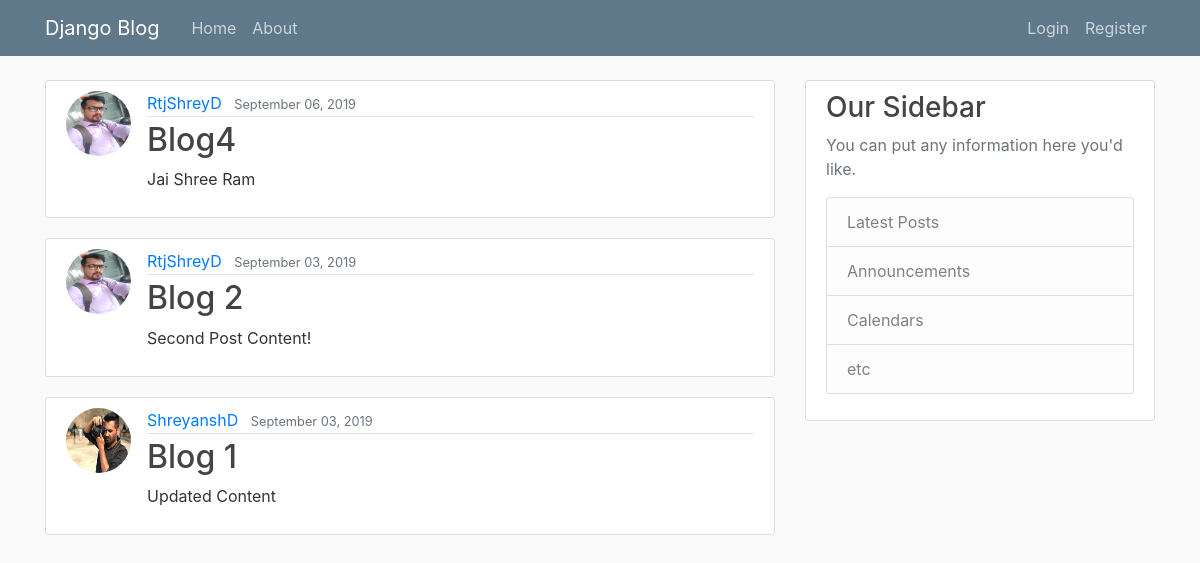
/, run on an earlier commit of the app's database.
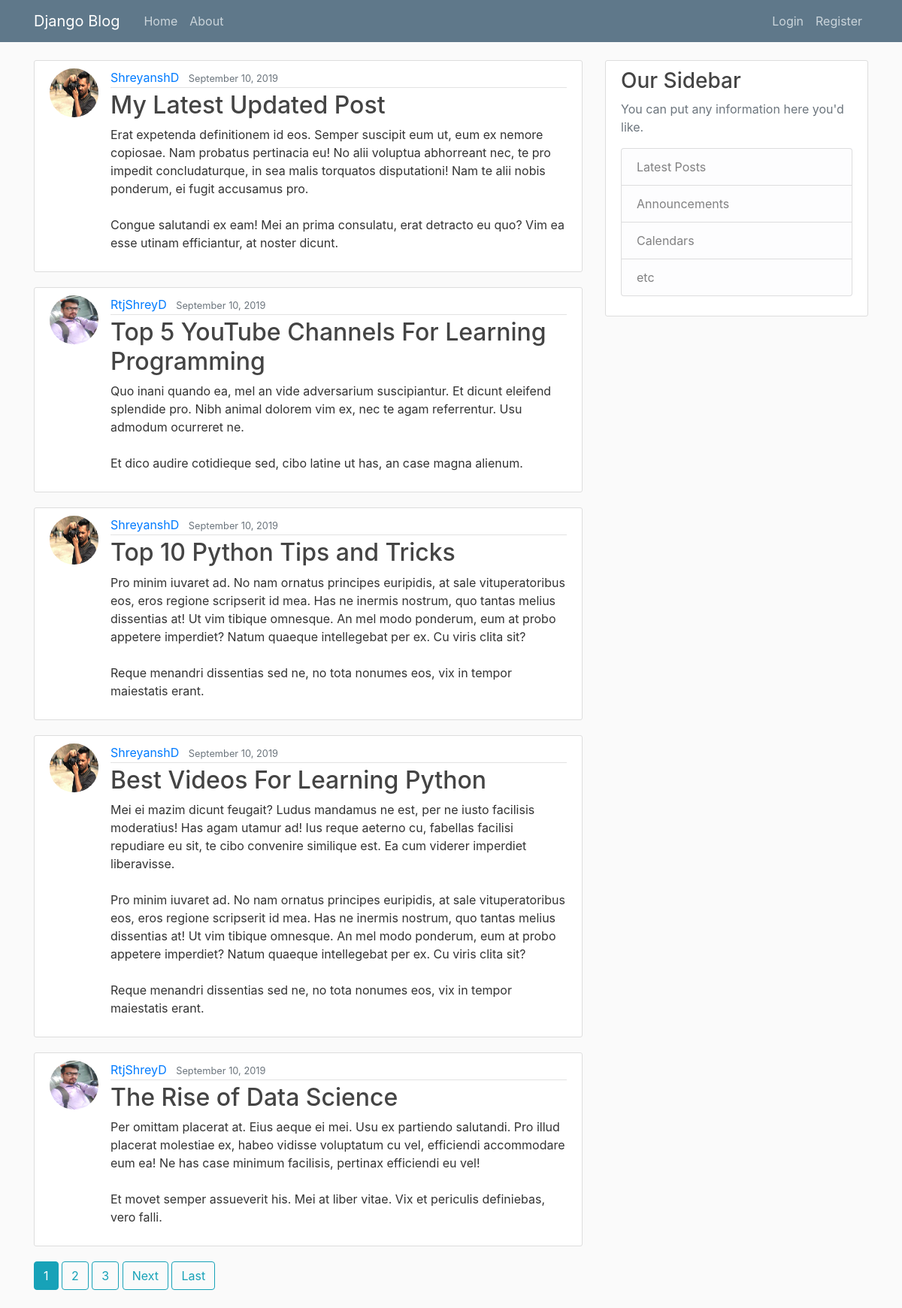
And on a later commit of the database.
### blog/models.py (models this page shows, shortened)
class Post(models.Model):
    title = models.CharField(max_length=100)
    content = models.TextField()
    date_posted = models.DateTimeField(default=timezone.now) #if date is not added by user posting then it will take current default date
    author = models.ForeignKey(User, on_delete=models.CASCADE) #on_delete=....here is specifying if the user is deleted then delete the posts too

### users/models.py (models this page shows, shortened)
class Profile(models.Model):
    user = models.OneToOneField(User, on_delete=models.CASCADE) # CASCADE--> if user deleted delete profile too, if profile deleted do not delete user
    image = models.ImageField(default = 'default.jpg', upload_to='profile_pics')

### blog/views.py (the view)
# urls.py: path('', PostListView.as_view(), name = 'blog-home'),
class PostListView(ListView):
    model = Post
    template_name = 'blog/home.html'
    context_object_name = 'posts'
    ordering = ['-date_posted']
    paginate_by = 5

### blog/templates/blog/home.html (shortened to what this page needs)
{% extends "blog/base.html" %}
{% block content %}
    {% for post in posts %}
        <article class="media content-section">
            <img class = "rounded-circle article-img" src = "{{ post.author.profile.image.url }}">
            <div class="media-body">
                <div class="article-metadata">
                    <a class="mr-2" href="#">{{ post.author }}</a>
                    <small class="text-muted">{{ post.date_posted | date:"F d, Y" }}</small>
                </div>
                <h2><a class="article-title" href="{% url 'post-detail' post.id %}">{{ post.title }}</a></h2>
                <p class="article-content">{{ post.content }}</p>
            </div>
        </article>
    {% endfor %}
    {% if is_paginated %}
      {% for num in page_obj.paginator.page_range %}
        {% if page_obj.number == num %}
          <a class="btn btn-info mb-4" href="?page={{ num }}">{{ num }}</a>
        {% elif num > page_obj.number|add:'-3' and num < page_obj.number|add:'3' %}
          <a class="btn btn-outline-info mb-4" href="?page={{ num }}">{{ num }}</a>
        {% endif %}
      {% endfor %}
      {% if page_obj.has_next %}
        <a class="btn btn-outline-info mb-4" href="?page={{ page_obj.next_page_number }}">Next</a>
        <a class="btn btn-outline-info mb-4" href="?page={{ page_obj.paginator.num_pages }}">Last</a>
      {% endif %}
    {% endif %}
{% endblock content %}

What changed in the data, as far as the page shows it:
no longer on this page (row edited): Post: author.profile.image (picture), author "RtjShreyD", date_posted "September 06, 2019", title "Blog4", content "Jai Shree Ram"
no longer on this page (row unchanged): Post: author.profile.image (picture), author "RtjShreyD", date_posted "September 03, 2019", title "Blog 2", content "Second Post Content!"
no longer on this page (row unchanged): Post: author.profile.image (picture), author "ShreyanshD", date_posted "September 03, 2019", title "Blog 1", content "Updated Content"
added Post: author.profile.image (picture), author "ShreyanshD", date_posted "September 10, 2019", title "My Latest Updated Post", content "Erat expetenda definitionem id eos. Semper suscipit eum ut, eum ex nemore copiosae. Nam probatus pertinacia eu! No alii voluptua abhorreant nec, te pro impedit concludaturque, in sea malis torquatos disputationi! Nam te alii nobis ponderum, ei fugit accusamus pro. Congue salutandi ex eam! Mei an prima consulatu, erat detracto eu quo? Vim ea esse utinam efficiantur, at noster dicunt."
added Post: author.profile.image (picture), author "RtjShreyD", date_posted "September 10, 2019", title "Top 5 YouTube Channels For Learning Programming", content "Quo inani quando ea, mel an vide adversarium suscipiantur. Et dicunt eleifend splendide pro. Nibh animal dolorem vim ex, nec te agam referrentur. Usu admodum ocurreret ne. Et dico audire cotidieque sed, cibo latine ut has, an case magna alienum."
added Post: author.profile.image (picture), author "ShreyanshD", date_posted "September 10, 2019", title "Top 10 Python Tips and Tricks", content "Pro minim iuvaret ad. No nam ornatus principes euripidis, at sale vituperatoribus eos, eros regione scripserit id mea. Has ne inermis nostrum, quo tantas melius dissentias at! Ut vim tibique omnesque. An mel modo ponderum, eum at probo appetere imperdiet? Natum quaeque intellegebat per ex. Cu viris clita sit? Reque menandri dissentias sed ne, no tota nonumes eos, vix in tempor maiestatis erant."
added Post: author.profile.image (picture), author "ShreyanshD", date_posted "September 10, 2019", title "Best Videos For Learning Python", content "Mei ei mazim dicunt feugait? Ludus mandamus ne est, per ne iusto facilisis moderatius! Has agam utamur ad! Ius reque aeterno cu, fabellas facilisi repudiare eu sit, te cibo convenire similique est. Ea cum viderer imperdiet liberavisse. Pro minim iuvaret ad. No nam ornatus principes euripidis, at sale vituperatoribus eos, eros regione scripserit id mea. Has ne inermis nostrum, quo tantas melius dissentias at! Ut vim tibique omnesque. An mel modo ponderum, eum at probo appetere imperdiet? Natum quaeque intellegebat per ex. Cu viris clita sit? Reque menandri dissentias sed ne, no tota nonumes eos, vix in tempor maiestatis erant."
added Post: author.profile.image (picture), author "RtjShreyD", date_posted "September 10, 2019", title "The Rise of Data Science", content "Per omittam placerat at. Eius aeque ei mei. Usu ex partiendo salutandi. Pro illud placerat molestiae ex, habeo vidisse voluptatum cu vel, efficiendi accommodare eum ea! Ne has case minimum facilisis, pertinax efficiendi eu vel! Et movet semper assueverit his. Mei at liber vitae. Vix et periculis definiebas, vero falli."
Also different on the page:
new list line: "1"
new list line: "2"
new list line: "3"
text now shown: "Next Last"
